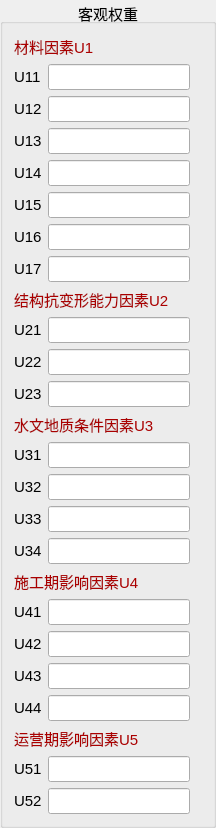
      <widget class="QGroupBox" name="groupBox_kg">
       <property name="sizePolicy">
        <sizepolicy hsizetype="Expanding" vsizetype="Expanding">
         <horstretch>0</horstretch>
         <verstretch>0</verstretch>
        </sizepolicy>
       </property>
       <property name="minimumSize">
        <size>
         <width>0</width>
         <height>0</height>
        </size>
       </property>
       <property name="font">
        <font>
         <family>Arial</family>
         <pointsize>11</pointsize>
         <weight>50</weight>
         <italic>false</italic>
         <bold>false</bold>
        </font>
       </property>
       <property name="styleSheet">
        <string notr="true">font: 11pt &quot;Arial&quot;;</string>
       </property>
       <property name="title">
        <string>客观权重</string>
       </property>
       <property name="alignment">
        <set>Qt::AlignCenter</set>
       </property>
       <property name="flat">
        <bool>false</bool>
       </property>
       <layout class="QGridLayout" name="gridLayout_7">
        <item row="29" column="1">
         <widget class="QLineEdit" name="kg44">
          <property name="alignment">
           <set>Qt::AlignCenter</set>
          </property>
          <property name="readOnly">
           <bool>true</bool>
          </property>
         </widget>
        </item>
        <item row="0" column="0" rowspan="2" colspan="3">
         <widget class="QLabel" name="label_73">
          <property name="styleSheet">
           <string notr="true">color: rgb(170, 0, 0);</string>
          </property>
          <property name="text">
           <string>材料因素U1</string>
          </property>
         </widget>
        </item>
        <item row="11" column="1">
         <widget class="QLineEdit" name="kg21">
          <property name="text">
           <string/>
          </property>
          <property name="alignment">
           <set>Qt::AlignCenter</set>
          </property>
          <property name="readOnly">
           <bool>true</bool>
          </property>
         </widget>
        </item>
        <item row="25" column="1">
         <widget class="QLineEdit" name="kg41">
          <property name="text">
           <string/>
          </property>
          <property name="alignment">
           <set>Qt::AlignCenter</set>
          </property>
          <property name="readOnly">
           <bool>true</bool>
          </property>
         </widget>
        </item>
        <item row="4" column="1">
         <widget class="QLineEdit" name="kg13">
          <property name="alignment">
           <set>Qt::AlignCenter</set>
          </property>
          <property name="readOnly">
           <bool>true</bool>
          </property>
         </widget>
        </item>
        <item row="20" column="1">
         <widget class="QLineEdit" name="kg33">
          <property name="alignment">
           <set>Qt::AlignCenter</set>
          </property>
          <property name="readOnly">
           <bool>true</bool>
          </property>
         </widget>
        </item>
        <item row="4" column="0">
         <widget class="QLabel" name="label_83">
          <property name="text">
           <string>U13</string>
          </property>
         </widget>
        </item>
        <item row="21" column="0">
         <widget class="QLabel" name="label_66">
          <property name="text">
           <string>U34</string>
          </property>
         </widget>
        </item>
        <item row="3" column="1">
         <widget class="QLineEdit" name="kg12">
          <property name="alignment">
           <set>Qt::AlignCenter</set>
          </property>
          <property name="dragEnabled">
           <bool>true</bool>
          </property>
          <property name="readOnly">
           <bool>true</bool>
          </property>
          <property name="clearButtonEnabled">
           <bool>false</bool>
          </property>
         </widget>
        </item>
        <item row="12" column="0">
         <widget class="QLabel" name="label_79">
          <property name="text">
           <string>U22</string>
          </property>
         </widget>
        </item>
        <item row="19" column="1">
         <widget class="QLineEdit" name="kg32">
          <property name="alignment">
           <set>Qt::AlignCenter</set>
          </property>
          <property name="readOnly">
           <bool>true</bool>
          </property>
         </widget>
        </item>
        <item row="7" column="1">
         <widget class="QLineEdit" name="kg16">
          <property name="alignment">
           <set>Qt::AlignCenter</set>
          </property>
          <property name="readOnly">
           <bool>true</bool>
          </property>
         </widget>
        </item>
        <item row="6" column="1">
         <widget class="QLineEdit" name="kg15">
          <property name="alignment">
           <set>Qt::AlignCenter</set>
          </property>
          <property name="readOnly">
           <bool>true</bool>
          </property>
         </widget>
        </item>
        <item row="25" column="0">
         <widget class="QLabel" name="label_202">
          <property name="text">
           <string>U41</string>
          </property>
         </widget>
        </item>
        <item row="32" column="1">
         <widget class="QLineEdit" name="kg51">
          <property name="text">
           <string/>
          </property>
          <property name="alignment">
           <set>Qt::AlignCenter</set>
          </property>
          <property name="readOnly">
           <bool>true</bool>
          </property>
         </widget>
        </item>
        <item row="5" column="0">
         <widget class="QLabel" name="label_71">
          <property name="text">
           <string>U14</string>
          </property>
         </widget>
        </item>
        <item row="6" column="0">
         <widget class="QLabel" name="label_81">
          <property name="text">
           <string>U15</string>
          </property>
         </widget>
        </item>
        <item row="9" column="0" rowspan="2" colspan="4">
         <widget class="QLabel" name="label_75">
          <property name="styleSheet">
           <string notr="true">color: rgb(170, 0, 0);</string>
          </property>
          <property name="text">
           <string>结构抗变形能力因素U2</string>
          </property>
         </widget>
        </item>
        <item row="33" column="0">
         <widget class="QLabel" name="label_208">
          <property name="text">
           <string>U52</string>
          </property>
         </widget>
        </item>
        <item row="11" column="0">
         <widget class="QLabel" name="label_69">
          <property name="text">
           <string>U21</string>
          </property>
         </widget>
        </item>
        <item row="5" column="1">
         <widget class="QLineEdit" name="kg14">
          <property name="alignment">
           <set>Qt::AlignCenter</set>
          </property>
          <property name="readOnly">
           <bool>true</bool>
          </property>
         </widget>
        </item>
        <item row="8" column="0">
         <widget class="QLabel" name="label_77">
          <property name="text">
           <string>U17</string>
          </property>
         </widget>
        </item>
        <item row="26" column="1">
         <widget class="QLineEdit" name="kg42">
          <property name="alignment">
           <set>Qt::AlignCenter</set>
          </property>
          <property name="readOnly">
           <bool>true</bool>
          </property>
         </widget>
        </item>
        <item row="15" column="0" rowspan="2" colspan="3">
         <widget class="QLabel" name="label_82">
          <property name="styleSheet">
           <string notr="true">color: rgb(170, 0, 0);</string>
          </property>
          <property name="text">
           <string>水文地质条件因素U3</string>
          </property>
         </widget>
        </item>
        <item row="18" column="1">
         <widget class="QLineEdit" name="kg31">
          <property name="text">
           <string/>
          </property>
          <property name="alignment">
           <set>Qt::AlignCenter</set>
          </property>
          <property name="readOnly">
           <bool>true</bool>
          </property>
         </widget>
        </item>
        <item row="26" column="0">
         <widget class="QLabel" name="label_203">
          <property name="text">
           <string>U42</string>
          </property>
         </widget>
        </item>
        <item row="24" column="0" colspan="2">
         <widget class="QLabel" name="label_206">
          <property name="styleSheet">
           <string notr="true">color: rgb(170, 0, 0);</string>
          </property>
          <property name="text">
           <string>施工期影响因素U4</string>
          </property>
         </widget>
        </item>
        <item row="12" column="1">
         <widget class="QLineEdit" name="kg22">
          <property name="alignment">
           <set>Qt::AlignCenter</set>
          </property>
          <property name="readOnly">
           <bool>true</bool>
          </property>
         </widget>
        </item>
        <item row="28" column="1">
         <widget class="QLineEdit" name="kg43">
          <property name="alignment">
           <set>Qt::AlignCenter</set>
          </property>
          <property name="readOnly">
           <bool>true</bool>
          </property>
         </widget>
        </item>
        <item row="3" column="0">
         <widget class="QLabel" name="label_70">
          <property name="text">
           <string>U12</string>
          </property>
         </widget>
        </item>
        <item row="2" column="1">
         <widget class="QLineEdit" name="kg11">
          <property name="layoutDirection">
           <enum>Qt::LeftToRight</enum>
          </property>
          <property name="text">
           <string/>
          </property>
          <property name="alignment">
           <set>Qt::AlignCenter</set>
          </property>
          <property name="readOnly">
           <bool>true</bool>
          </property>
         </widget>
        </item>
        <item row="7" column="0">
         <widget class="QLabel" name="label_80">
          <property name="text">
           <string>U16</string>
          </property>
         </widget>
        </item>
        <item row="13" column="1">
         <widget class="QLineEdit" name="kg23">
          <property name="alignment">
           <set>Qt::AlignCenter</set>
          </property>
          <property name="readOnly">
           <bool>true</bool>
          </property>
         </widget>
        </item>
        <item row="2" column="0">
         <widget class="QLabel" name="label_64">
          <property name="text">
           <string>U11</string>
          </property>
         </widget>
        </item>
        <item row="18" column="0">
         <widget class="QLabel" name="label_76">
          <property name="text">
           <string>U31</string>
          </property>
         </widget>
        </item>
        <item row="13" column="0">
         <widget class="QLabel" name="label_72">
          <property name="text">
           <string>U23</string>
          </property>
         </widget>
        </item>
        <item row="19" column="0">
         <widget class="QLabel" name="label_65">
          <property name="text">
           <string>U32</string>
          </property>
         </widget>
        </item>
        <item row="31" column="0" colspan="2">
         <widget class="QLabel" name="label_205">
          <property name="styleSheet">
           <string notr="true">color: rgb(170, 0, 0);</string>
          </property>
          <property name="text">
           <string>运营期影响因素U5</string>
          </property>
         </widget>
        </item>
        <item row="20" column="0">
         <widget class="QLabel" name="label_68">
          <property name="text">
           <string>U33</string>
          </property>
         </widget>
        </item>
        <item row="28" column="0">
         <widget class="QLabel" name="label_201">
          <property name="text">
           <string>U43</string>
          </property>
         </widget>
        </item>
        <item row="32" column="0">
         <widget class="QLabel" name="label_207">
          <property name="text">
           <string>U51</string>
          </property>
         </widget>
        </item>
        <item row="21" column="1">
         <widget class="QLineEdit" name="kg34">
          <property name="alignment">
           <set>Qt::AlignCenter</set>
          </property>
          <property name="readOnly">
           <bool>true</bool>
          </property>
         </widget>
        </item>
        <item row="8" column="1">
         <widget class="QLineEdit" name="kg17">
          <property name="alignment">
           <set>Qt::AlignCenter</set>
          </property>
          <property name="readOnly">
           <bool>true</bool>
          </property>
         </widget>
        </item>
        <item row="33" column="1">
         <widget class="QLineEdit" name="kg52">
          <property name="text">
           <string/>
          </property>
          <property name="alignment">
           <set>Qt::AlignCenter</set>
          </property>
          <property name="readOnly">
           <bool>true</bool>
          </property>
         </widget>
        </item>
        <item row="29" column="0">
         <widget class="QLabel" name="label_204">
          <property name="text">
           <string>U44</string>
          </property>
         </widget>
        </item>
       </layout>
      </widget>
